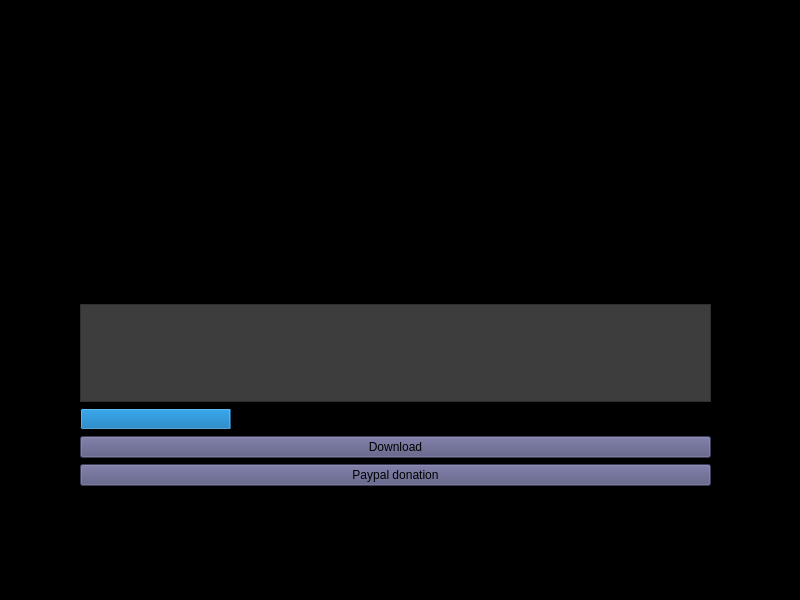
<?xml version="1.0" encoding="UTF-8"?>
<ui version="4.0">
 <class>MainWindow</class>
 <widget class="QMainWindow" name="MainWindow">
  <property name="geometry">
   <rect>
    <x>0</x>
    <y>0</y>
    <width>800</width>
    <height>600</height>
   </rect>
  </property>
  <property name="windowTitle">
   <string>MainWindow</string>
  </property>
  <property name="styleSheet">
   <string notr="true">background-color: rgb(0, 0, 0);</string>
  </property>
  <widget class="QWidget" name="centralwidget">
   <widget class="QLabel" name="label">
    <property name="geometry">
     <rect>
      <x>200</x>
      <y>0</y>
      <width>391</width>
      <height>71</height>
     </rect>
    </property>
    <property name="text">
     <string/>
    </property>
    <property name="pixmap">
     <pixmap>tube2mp3.gif</pixmap>
    </property>
   </widget>
   <widget class="QLabel" name="label_2">
    <property name="geometry">
     <rect>
      <x>350</x>
      <y>80</y>
      <width>101</width>
      <height>71</height>
     </rect>
    </property>
    <property name="maximumSize">
     <size>
      <width>121</width>
      <height>71</height>
     </size>
    </property>
    <property name="text">
     <string/>
    </property>
    <property name="pixmap">
     <pixmap>icon.png</pixmap>
    </property>
    <property name="scaledContents">
     <bool>true</bool>
    </property>
   </widget>
   <widget class="QLabel" name="label_3">
    <property name="geometry">
     <rect>
      <x>230</x>
      <y>170</y>
      <width>351</width>
      <height>20</height>
     </rect>
    </property>
    <property name="text">
     <string>Add a single or multiple links seperated by commas</string>
    </property>
   </widget>
   <widget class="QWidget" name="verticalLayoutWidget">
    <property name="geometry">
     <rect>
      <x>80</x>
      <y>200</y>
      <width>631</width>
      <height>286</height>
     </rect>
    </property>
    <layout class="QVBoxLayout" name="verticalLayout">
     <item>
      <widget class="QTextEdit" name="textEdit"/>
     </item>
     <item>
      <widget class="QTextBrowser" name="textBrowser">
       <property name="styleSheet">
        <string notr="true">background-color: rgb(61, 61, 61);</string>
       </property>
      </widget>
     </item>
     <item>
      <widget class="QProgressBar" name="progressBar">
       <property name="value">
        <number>24</number>
       </property>
      </widget>
     </item>
     <item>
      <widget class="Ui_MainWindow" name="pushButton">
       <property name="styleSheet">
        <string notr="true">background-color: rgb(85, 85, 127);</string>
       </property>
       <property name="text">
        <string>Download</string>
       </property>
      </widget>
     </item>
     <item>
      <widget class="QPushButton" name="pushButton_2">
       <property name="styleSheet">
        <string notr="true">background-color: rgb(85, 85, 127);</string>
       </property>
       <property name="text">
        <string>Paypal donation</string>
       </property>
      </widget>
     </item>
    </layout>
   </widget>
  </widget>
  <widget class="QMenuBar" name="menubar">
   <property name="geometry">
    <rect>
     <x>0</x>
     <y>0</y>
     <width>800</width>
     <height>25</height>
    </rect>
   </property>
  </widget>
  <widget class="QStatusBar" name="statusbar"/>
 </widget>
 <customwidgets>
  <customwidget>
   <class>Ui_MainWindow</class>
   <extends>QPushButton</extends>
   <header>ui_mainwindow.h</header>
   <slots>
    <slot>download_song()</slot>
   </slots>
  </customwidget>
 </customwidgets>
 <resources/>
 <connections>
  <connection>
   <sender>pushButton</sender>
   <signal>clicked()</signal>
   <receiver>pushButton</receiver>
   <slot>download_song()</slot>
   <hints>
    <hint type="sourcelabel">
     <x>396</x>
     <y>428</y>
    </hint>
    <hint type="destinationlabel">
     <x>396</x>
     <y>427</y>
    </hint>
   </hints>
  </connection>
 </connections>
</ui>
